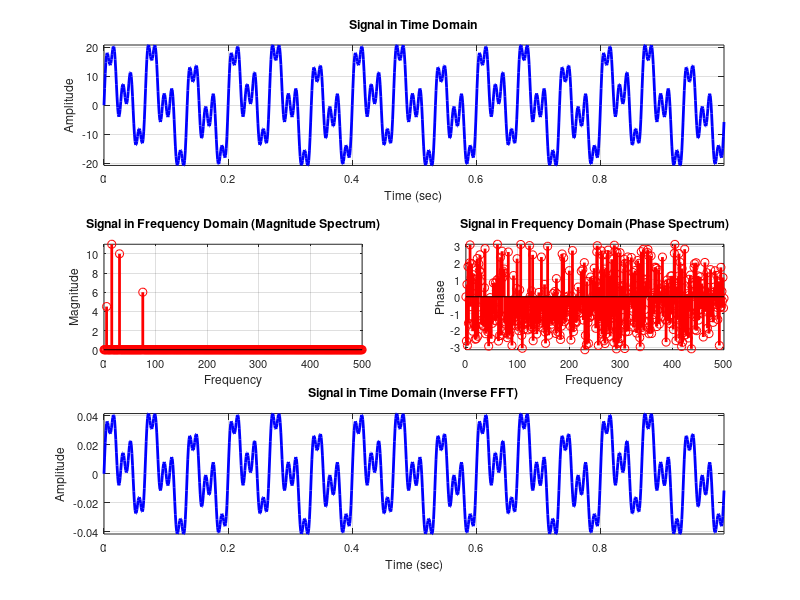

Write MATLAB code to recreate this figure.
% SSP -- Continuous

% Clear command window and workspace
clc;
clear global;

% Define signal parameters
fs = 1000; % Sampling frequency
t = 0:1/fs:1-1/fs; % Time vector

% Generate the signal
x = 10*sin(2*pi*30*t) + 11*sin(2*pi*15*t) + 6*sin(2*pi*75*t) + 4.5*sin(2*pi*5*t);

% Plot the signal in the time domain
figure;
subplot(3,2,[1,2]);
plot(t, x, 'b', 'linewidth', 2);
xlabel('Time (sec)');
ylabel('Amplitude');
title('Signal in Time Domain');
grid on;
axis tight;
set(gca, 'fontsize', 8);

% Perform FFT on the signal
N = length(x);
X = (2/N)*fft(x, N);
mag = abs(X);
ph = angle(X);

% Frequency vector
fr = linspace(0, fs/2, N/2);

% Plot the magnitude spectrum
subplot(3,2,3);
stem(fr, mag(1:N/2), 'r', 'linewidth', 2);
xlabel('Frequency');
ylabel('Magnitude');
title('Signal in Frequency Domain (Magnitude Spectrum)');
grid on;
axis tight;
set(gca, 'fontsize', 8);

% Plot the phase spectrum
subplot(3,2,4);
stem(fr, ph(1:N/2), 'r', 'linewidth', 2);
xlabel('Frequency');
ylabel('Phase');
title('Signal in Frequency Domain (Phase Spectrum)');
grid on;
axis tight;
set(gca, 'fontsize', 8);

% Perform Inverse FFT
ix = ifft(X);

% Plot the signal in the time domain after inverse FFT
subplot(3,2,[5,6]);
plot(t, ix, 'b', 'linewidth', 2);
xlabel('Time (sec)');
ylabel('Amplitude');
title('Signal in Time Domain (Inverse FFT)');
grid on;
axis tight;
set(gca, 'fontsize',8  );

